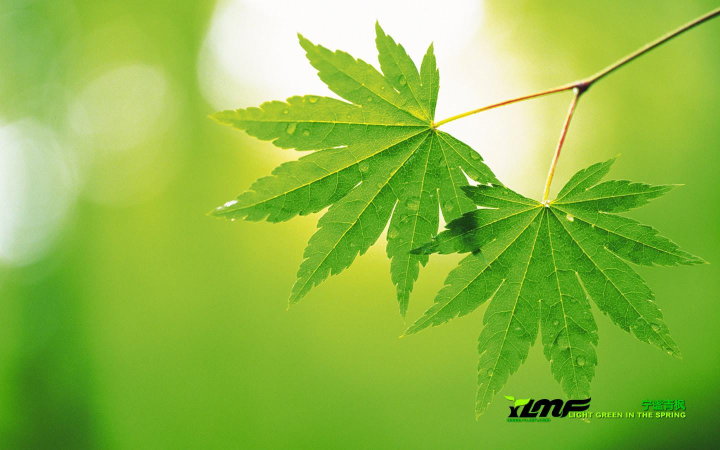
#> input picture python/3rd_libs/images/res/source.jpg, 1440 x 900 px (shown at 1/2 size)
$ python images.py   (older library calls are emulated)
#> lines starting #> are read from the running program, lines starting #| are printed output that depends on the picture
# coding: utf-8
"""
This is module docs.
"""
__author__ = u'lovexiaov'

import os
from PIL import Image

img_path = os.path.split(__file__)[0] + r'/res/source.jpg'

name, suffix = os.path.splitext(img_path)

# open image from path
img = Image.open(img_path)
#> img is the input picture: PIL image 1440x900 RGB; mean R, G, B 142.3, 187.1, 69.5
print(img.format, img.size, img.mode) # ('JPEG', (1440, 900), 'RGB')
#| JPEG (1440, 900) RGB
# img.show()

# convert image to .png format
# img.save(name + r'.png')

size = (302, 189)
img.thumbnail(size, Image.ANTIALIAS)
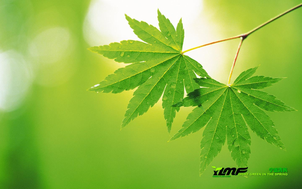
#> img: PIL image 302x189 RGB; mean R, G, B 142.5, 187.2, 69.6
img.save(name + r'.thumbnail.jpg', 'JPEG') # if not specify the format, it will try to parse the files suffix.
print(img.size)
#| (302, 189)

img_path = os.path.split(__file__)[0] + r'/res/source.thumbnail.jpg'
img = Image.open(img_path)
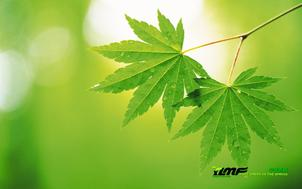
#> img: PIL image 302x189 RGB; mean R, G, B 142.5, 187.2, 69.7
print(img.format)
#| JPEG


if __name__ == u'__main__':
    pass
